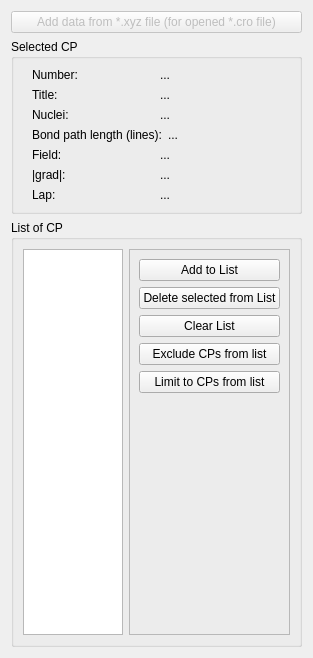
      <widget class="QWidget" name="tab_51">
       <attribute name="title">
        <string>CPs</string>
       </attribute>
       <layout class="QVBoxLayout" name="verticalLayout_12">
        <item>
         <widget class="QPushButton" name="add_xyz_critic_data">
          <property name="enabled">
           <bool>false</bool>
          </property>
          <property name="text">
           <string>Add data from *.xyz file (for opened *.cro file)</string>
          </property>
         </widget>
        </item>
        <item>
         <widget class="QGroupBox" name="groupBox_30">
          <property name="minimumSize">
           <size>
            <width>0</width>
            <height>0</height>
           </size>
          </property>
          <property name="title">
           <string>Selected CP</string>
          </property>
          <layout class="QVBoxLayout" name="verticalLayout_16">
           <item>
            <widget class="QFrame" name="frame_110">
             <property name="frameShape">
              <enum>QFrame::NoFrame</enum>
             </property>
             <property name="frameShadow">
              <enum>QFrame::Raised</enum>
             </property>
             <layout class="QHBoxLayout" name="horizontalLayout_112">
              <property name="topMargin">
               <number>0</number>
              </property>
              <property name="bottomMargin">
               <number>0</number>
              </property>
              <item>
               <widget class="QLabel" name="label_82">
                <property name="text">
                 <string>Number:</string>
                </property>
               </widget>
              </item>
              <item>
               <widget class="QLabel" name="selectedCP">
                <property name="text">
                 <string>...</string>
                </property>
               </widget>
              </item>
             </layout>
            </widget>
           </item>
           <item>
            <widget class="QFrame" name="frame_2">
             <property name="minimumSize">
              <size>
               <width>0</width>
               <height>0</height>
              </size>
             </property>
             <property name="frameShape">
              <enum>QFrame::NoFrame</enum>
             </property>
             <property name="frameShadow">
              <enum>QFrame::Raised</enum>
             </property>
             <layout class="QHBoxLayout" name="horizontalLayout_5">
              <property name="topMargin">
               <number>0</number>
              </property>
              <property name="bottomMargin">
               <number>0</number>
              </property>
              <item>
               <widget class="QLabel" name="label_88">
                <property name="text">
                 <string>Title:</string>
                </property>
               </widget>
              </item>
              <item>
               <widget class="QLabel" name="selected_cp_title">
                <property name="text">
                 <string>...</string>
                </property>
               </widget>
              </item>
             </layout>
            </widget>
           </item>
           <item>
            <widget class="QFrame" name="frame_87">
             <property name="frameShape">
              <enum>QFrame::NoFrame</enum>
             </property>
             <property name="frameShadow">
              <enum>QFrame::Raised</enum>
             </property>
             <layout class="QHBoxLayout" name="horizontalLayout_88">
              <property name="topMargin">
               <number>0</number>
              </property>
              <property name="bottomMargin">
               <number>0</number>
              </property>
              <item>
               <widget class="QLabel" name="label_107">
                <property name="text">
                 <string>Nuclei:</string>
                </property>
               </widget>
              </item>
              <item>
               <widget class="QLabel" name="selectedCP_nuclei">
                <property name="text">
                 <string>...</string>
                </property>
               </widget>
              </item>
             </layout>
            </widget>
           </item>
           <item>
            <widget class="QFrame" name="frame_109">
             <property name="frameShape">
              <enum>QFrame::NoFrame</enum>
             </property>
             <property name="frameShadow">
              <enum>QFrame::Raised</enum>
             </property>
             <layout class="QHBoxLayout" name="horizontalLayout_156">
              <property name="topMargin">
               <number>0</number>
              </property>
              <property name="bottomMargin">
               <number>0</number>
              </property>
              <item>
               <widget class="QLabel" name="label_111">
                <property name="text">
                 <string>Bond path length (lines):</string>
                </property>
               </widget>
              </item>
              <item>
               <widget class="QLabel" name="selectedCP_bpLenLine">
                <property name="text">
                 <string>...</string>
                </property>
               </widget>
              </item>
             </layout>
            </widget>
           </item>
           <item>
            <widget class="QFrame" name="frame_111">
             <property name="frameShape">
              <enum>QFrame::NoFrame</enum>
             </property>
             <property name="frameShadow">
              <enum>QFrame::Raised</enum>
             </property>
             <layout class="QHBoxLayout" name="horizontalLayout_113">
              <property name="topMargin">
               <number>0</number>
              </property>
              <property name="bottomMargin">
               <number>0</number>
              </property>
              <item>
               <widget class="QLabel" name="label_84">
                <property name="text">
                 <string>Field:</string>
                </property>
               </widget>
              </item>
              <item>
               <widget class="QLabel" name="FormSelectedCP_f">
                <property name="text">
                 <string>...</string>
                </property>
               </widget>
              </item>
             </layout>
            </widget>
           </item>
           <item>
            <widget class="QFrame" name="frame_112">
             <property name="frameShape">
              <enum>QFrame::NoFrame</enum>
             </property>
             <property name="frameShadow">
              <enum>QFrame::Raised</enum>
             </property>
             <layout class="QHBoxLayout" name="horizontalLayout_114">
              <property name="topMargin">
               <number>0</number>
              </property>
              <property name="bottomMargin">
               <number>0</number>
              </property>
              <item>
               <widget class="QLabel" name="label_85">
                <property name="text">
                 <string>|grad|:</string>
                </property>
               </widget>
              </item>
              <item>
               <widget class="QLabel" name="FormSelectedCP_g">
                <property name="text">
                 <string>...</string>
                </property>
               </widget>
              </item>
             </layout>
            </widget>
           </item>
           <item>
            <widget class="QFrame" name="frame_113">
             <property name="frameShape">
              <enum>QFrame::NoFrame</enum>
             </property>
             <property name="frameShadow">
              <enum>QFrame::Raised</enum>
             </property>
             <layout class="QHBoxLayout" name="horizontalLayout_115">
              <property name="topMargin">
               <number>0</number>
              </property>
              <property name="bottomMargin">
               <number>0</number>
              </property>
              <item>
               <widget class="QLabel" name="label_87">
                <property name="text">
                 <string>Lap:</string>
                </property>
               </widget>
              </item>
              <item>
               <widget class="QLabel" name="FormSelectedCP_lap">
                <property name="text">
                 <string>...</string>
                </property>
               </widget>
              </item>
             </layout>
            </widget>
           </item>
          </layout>
         </widget>
        </item>
        <item>
         <widget class="QGroupBox" name="groupBox_5">
          <property name="title">
           <string>List of CP</string>
          </property>
          <layout class="QHBoxLayout" name="horizontalLayout_6">
           <item>
            <widget class="QListWidget" name="FormCPlist">
             <property name="maximumSize">
              <size>
               <width>100</width>
               <height>16777215</height>
              </size>
             </property>
            </widget>
           </item>
           <item>
            <widget class="QFrame" name="frame_16">
             <property name="frameShape">
              <enum>QFrame::StyledPanel</enum>
             </property>
             <property name="frameShadow">
              <enum>QFrame::Raised</enum>
             </property>
             <layout class="QVBoxLayout" name="verticalLayout_11">
              <item>
               <widget class="QPushButton" name="add_cp_to_list">
                <property name="text">
                 <string>Add to List</string>
                </property>
               </widget>
              </item>
              <item>
               <widget class="QPushButton" name="delete_cp_from_list">
                <property name="text">
                 <string>Delete selected from List</string>
                </property>
               </widget>
              </item>
              <item>
               <widget class="QPushButton" name="clear_cp_list">
                <property name="text">
                 <string>Clear List</string>
                </property>
               </widget>
              </item>
              <item>
               <widget class="QPushButton" name="delete_cp_from_model">
                <property name="text">
                 <string>Exclude CPs from list</string>
                </property>
               </widget>
              </item>
              <item>
               <widget class="QPushButton" name="leave_cp_in_model">
                <property name="text">
                 <string>Limit to CPs from list</string>
                </property>
               </widget>
              </item>
              <item>
               <spacer name="verticalSpacer_20">
                <property name="orientation">
                 <enum>Qt::Vertical</enum>
                </property>
                <property name="sizeHint" stdset="0">
                 <size>
                  <width>20</width>
                  <height>232</height>
                 </size>
                </property>
               </spacer>
              </item>
             </layout>
            </widget>
           </item>
          </layout>
         </widget>
        </item>
       </layout>
      </widget>
